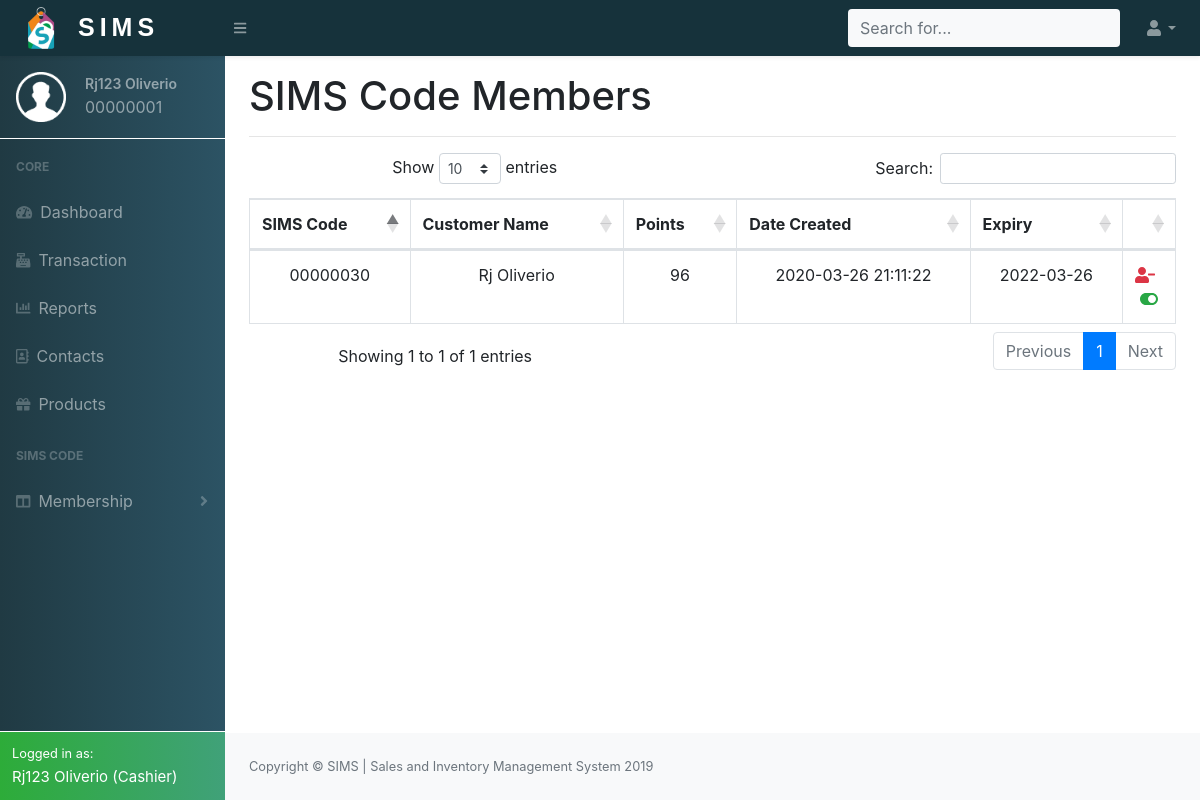
The app's page /project/php/simsmembers.php (signed in) with its own data.
### tables this page shows
CREATE TABLE `employee_accounts` (
  `Employee_id` int(8) UNSIGNED ZEROFILL NOT NULL,
  `Person_id` int(8) NOT NULL,
  `Password` varchar(255) NOT NULL
);

CREATE TABLE `person_info` (
  `Person_id` int(8) NOT NULL,
  `Fname` varchar(255) NOT NULL,
  `Lname` varchar(255) NOT NULL,
  `Email` varchar(255) NOT NULL,
  `Image` varchar(255) NOT NULL DEFAULT 'user.png',
  `Contact_no` varchar(15) NOT NULL,
  `Address` varchar(255) NOT NULL,
  `Age` int(3) DEFAULT NULL,
  `Gender` enum('Male','Female') DEFAULT NULL,
  `Date_added` datetime NOT NULL DEFAULT current_timestamp(),
  `Person_type` enum('Cashier','Manager','Supplier','Customer') NOT NULL
);

CREATE TABLE `simscode_membership` (
  `SIMS_code` int(8) UNSIGNED ZEROFILL NOT NULL,
  `Person_id` int(8) NOT NULL,
  `Points` double NOT NULL,
  `Date_created` datetime NOT NULL DEFAULT current_timestamp(),
  `Expiry_date` date NOT NULL,
  `Active` tinyint(1) NOT NULL DEFAULT 1
);

### project/php/dbconnect.php (called while the page is built, shortened)
<?php
    function runQuery($conn,$str){
        $res=mysqli_query($conn,$str);
        return $res;
    }
?>

### project/php/simsmembers.php (the view, shortened to what this page needs)
<?php
    include_once('dbconnect.php');
    if(isset($_SESSION['empid'])){
        $res=runQuery($conn,"SELECT * FROM employee_accounts INNER JOIN person_info ON employee_accounts.Person_id=person_info.Person_id WHERE employee_accounts.Employee_id='{$_SESSION['empid']}'");
        $res=mysqli_fetch_array($res);
    }else{
        header("Location: ../index.php");
    }
?>
<!DOCTYPE html>
<html lang="en">
    <head>
        <link href="../css/styles.css" rel="stylesheet" />
        <link href="https://cdn.datatables.net/1.10.20/css/dataTables.bootstrap4.min.css" rel="stylesheet" />
        <link rel="stylesheet" href="https://cdn.linearicons.com/free/1.0.0/icon-font.min.css">
        <link rel="stylesheet" href="https://cdnjs.cloudflare.com/ajax/libs/easy-autocomplete/1.3.5/easy-autocomplete.css" />
    </head>
    <body class="sb-nav-fixed">
        <?php include('header.php'); ?>
            <div id="layoutSidenav_content">
                <main>
                    <div class="container-fluid">
                        <h1 class="mt-3">SIMS Code Members</h1><hr>
                        <div id="scan_modal" class="m-auto text-center">
                            <table class="table table-bordered mytable" id="dataTable" width="100%"cellspacing="0">
                                <thead>
                                    <tr>
                                        <th>SIMS Code</th>
                                        <th>Customer Name</th>
                                        <th>Points</th>
                                        <th>Date Created</th>
                                        <th>Expiry</th>
                                        <th>
                                    </tr>
                                </thead>
                                <tbody>
                                <?php
                                    $query="SELECT * FROM simscode_membership INNER JOIN  person_info ON simscode_membership.Person_id=person_info.Person_id";
                                    $res=mysqli_query($conn,$query);
                                    while($row=mysqli_fetch_assoc($res)){
                                ?>
                                    <tr>
                                        <td><?php echo $row['SIMS_code']; ?></td>
                                        <td><?php echo $row['Fname']." ".$row['Lname']; ?></td>
                                        <td><?php echo $row['Points']; ?></td>
                                        <td><?php echo $row['Date_created']; ?></td>
                                        <td><?php echo $row['Expiry_date']; ?></td>
                                        <td><a href="#" class="text-decoraton-none mr-2 text-danger" data-toggle="modal" data-target="#deleteModal<?php echo $row['SIMS_code']; ?>"><i class="fas fa-user-minus"></i></a><?php if($row['Active']==1){ ?><a href="activatesimscode.php?deleteid=<?php echo $row['SIMS_code']; ?>" class="text-decoraton-none text-success"><i class="fas fa-toggle-on"></i></i></a><?php }else{ ?><a href="activatesimscode.php?activateid=<?php echo $row['SIMS_code']; ?>" class="text-decoraton-none text-warning"><i class="fas fa-toggle-off"></i></a> <?php } ?></td>
                                    </tr>
                                <?php } ?>
                                </tbody>
                            </table>
                        </div>
                    </div>
                </main>
                <?php include('footer.php'); ?>
            </div>
        </div>
    </body>
</html>

### project/php/header.php (shortened to what this page needs)
<nav class="sb-topnav navbar navbar-expand navbar-dark bg-light topnavcolor shadow-sm">
            <a class="navbar-brand" href="cashierdashboard.php"><img  src="../images/sims2.png" width="50" height="50"><span class="simstop ">SIMS</span></a><button class="btn btn-link btn-sm order-1 order-lg-0" id="sidebarToggle" href="#"><i class="fas fa-bars"></i></button
            >
            <form class="d-none d-md-inline-block form-inline ml-auto mr-0 mr-md-3 my-2 my-md-0">
                <div class="input-group div-wrapper">
                <input type="text" class="form-control bg-light border-0 small template-links" placeholder="Search for..." >
            </div>
            </form>
            <ul class="navbar-nav ml-auto ml-md-0">
                <li class="nav-item dropdown">
                    <a class="nav-link dropdown-toggle" id="userDropdown" href="#" role="button" data-toggle="dropdown" aria-haspopup="true" aria-expanded="false"><i class="fas fa-user fa-fw"></i></a>
                </li>
            </ul>
        </nav>
        <div id="layoutSidenav">
            <div id="layoutSidenav_nav">
                <nav class="sb-sidenav accordion sb-sidenav-dark navcolor" id="sidenavAccordion">
                    <div class="sb-sidenav-menu">
                        <div class="nav">
                            <div class="sb-nav-userinfo p-3">
                                <div class="float-left">
                                    <img src="../images/<?php echo $res['Image']; ?>" width="50" height="50">
                                </div>
                                <div class="userdetails">
                                    <p><?php echo $res['Fname']." ".$res['Lname']; ?></p>
                                    <span><?php echo $res['Employee_id']; ?></span>
                                </div>
                            </div>
                            <div class="user-divider w-100 bg-white"></div>
                            <div class="sb-sidenav-menu-heading">Core</div>
                            <a class="nav-link" href="cashierdashboard.php"
                                ><div class="sb-nav-link-icon"><i class="fas fa-tachometer-alt"></i></div>
                                Dashboard</a>
                            <a class="nav-link" href="purchase.php">
                                <div class="sb-nav-link-icon"><i class="fas fa-cash-register"></i></div>
                                Transaction
                            </a>
                            <a class="nav-link" href="reports.php">
                                <div class="sb-nav-link-icon"><i class="fas fa-chart-bar"></i></div>
                                Reports
                            </a>
                            <a class="nav-link" href="contacts.php">
                                <div class="sb-nav-link-icon"><i class="far fa-address-book"></i></div>
                                Contacts
                            </a>
                            <a class="nav-link" href="products.php">
                                <div class="sb-nav-link-icon"><i class="fas fa-gift"></i></div>
                                Products
                            </a>
                            <div class="sb-sidenav-menu-heading">SIMS Code</div>
                            <a class="nav-link collapsed" href="#" data-toggle="collapse" data-target="#collapseLayouts" aria-expanded="false" aria-controls="collapseLayouts"
                                ><div class="sb-nav-link-icon"><i class="fas fa-columns"></i></div>
                                Membership
                                <div class="sb-sidenav-collapse-arrow"><i class="fas fa-angle-down"></i></div
                            ></a>
                        </div>
                    </div>
                    <div class="sb-sidenav-footer bg-success logged border border-white border-right-0 border-bottom-0 border-left-0">
                        <div class="small text-white">Logged in as:</div>
                        <span class="text-white active-name "><?php echo $res['Fname']." ".$res['Lname']." (".$res['Person_type'].")"; ?></span>
                    </div>
                </nav>
            </div>

### records on screen
employee_accounts: Person.Image (placeholder picture), Person.Fname "Rj123", Person.Lname "Oliverio", Employee_id "00000001", Person.Person_type "Cashier"
simscode_membership: SIMS_code "00000030", Person.Fname "Rj", Person.Lname "Oliverio", Points "96", Date_created "2020-03-26 21:11:22", Expiry_date "2022-03-26"
